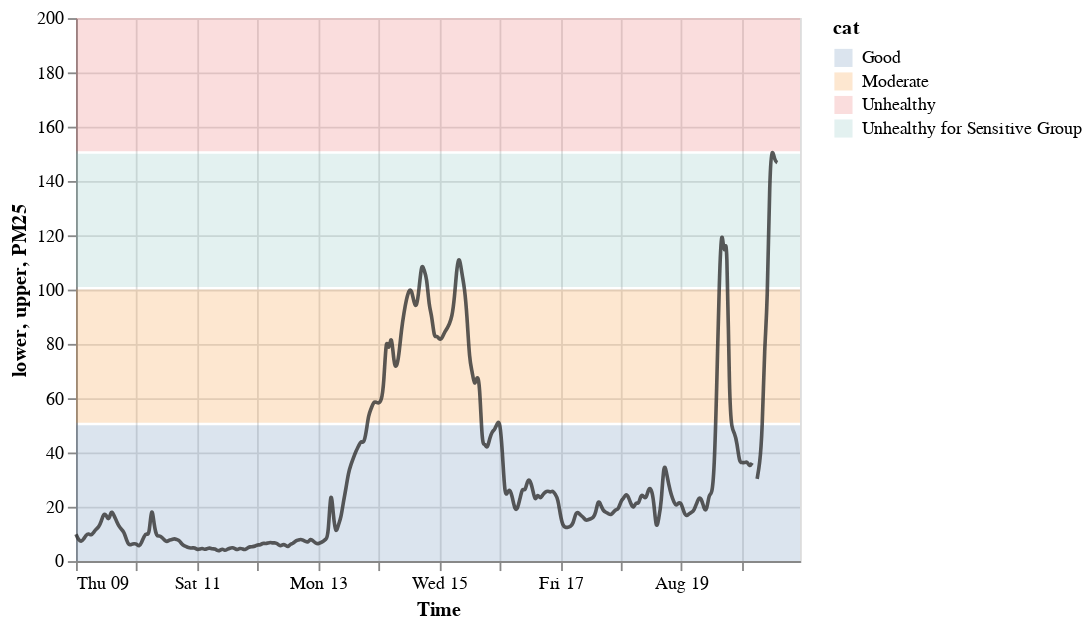

Source (notebook cell):
### Code cell
source = [{
            "start": "2018-08-09 00:00:00",
            "end": "2018-08-20 23:00:00",
            "lower": "0",
            "upper": "50",
            "cat": "Good"
          },
          {
            "start": "2018-08-09 00:00:00",
            "end": "2018-08-20 23:00:00",
            "lower": "51",
            "upper": "100",
            "cat": "Moderate"
          },
          {
            "start": "2018-08-09 00:00:00",
            "end": "2018-08-20 23:00:00",
            "lower": "101",
            "upper": "150",
            "cat": "Unhealthy for Sensitive Group"
          },
          {
            "start": "2018-08-09 00:00:00",
            "end": "2018-08-20 23:00:00",
            "lower": "151",
            "upper": "200",
            "cat": "Unhealthy"
          }]
source = alt.pd.DataFrame(source)
source['start']=pd.to_datetime(source.start)
source['end']=pd.to_datetime(source.end)


# The basic line
line = alt.Chart(data=pm25).mark_line(opacity=0.8,interpolate='basis',color='#333').encode(
    x='Time:T',
    y='PM25:Q'
)

rect = alt.Chart(source).mark_rect(opacity=0.2).encode(
    y='lower:Q',
    y2='upper:Q',
    color='cat:N'
)
rect+line

### Figure 1 — Vega-Lite specification as saved in the notebook (floating-point values rounded to 4 significant figures; data arrays with more than 128 entries replaced by an {"elided": "..."} marker saying what was removed)
{"$schema": "https://vega.github.io/schema/vega-lite/v2.6.0.json", "config": {"view": {"height": 300, "width": 400}}, "datasets": {"data-6e7b75d63000c69f64aaa1dbafd6ca56": [{"cat": "Good", "end": "2018-08-20T23:00:00", "lower": "0", "start": "2018-08-09T00:00:00", "upper": "50"}, {"cat": "Moderate", "end": "2018-08-20T23:00:00", "lower": "51", "start": "2018-08-09T00:00:00", "upper": "100"}, {"cat": "Unhealthy for Sensitive Group", "end": "2018-08-20T23:00:00", "lower": "101", "start": "2018-08-09T00:00:00", "upper": "150"}, {"cat": "Unhealthy", "end": "2018-08-20T23:00:00", "lower": "151", "start": "2018-08-09T00:00:00", "upper": "200"}], "data-ceafb9ec4ba096680e4a747fccf89779": {"elided": "288 records"}}, "layer": [{"data": {"name": "data-6e7b75d63000c69f64aaa1dbafd6ca56"}, "encoding": {"color": {"field": "cat", "type": "nominal"}, "y": {"field": "lower", "type": "quantitative"}, "y2": {"field": "upper", "type": "quantitative"}}, "mark": {"opacity": 0.2, "type": "rect"}}, {"data": {"name": "data-ceafb9ec4ba096680e4a747fccf89779"}, "encoding": {"x": {"field": "Time", "type": "temporal"}, "y": {"field": "PM25", "type": "quantitative"}}, "mark": {"color": "#333", "interpolate": "basis", "opacity": 0.8, "type": "line"}}]}
